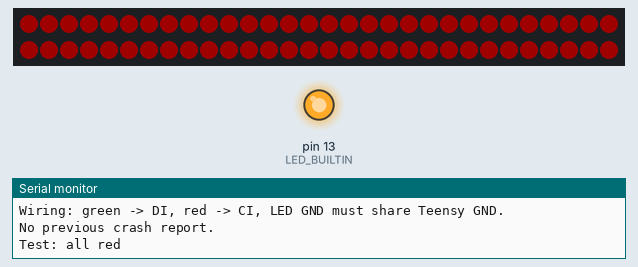
Simulated run of this program. Board: Teensy 4. Parts: 60 RGB LEDs in strip order, left to right, continuing on the next row, output pins drawn as LEDs (lit = HIGH), the last lines printed to the serial monitor. Dim RGB values are drawn brighter than linear.

Above: at 1.6 s.
At 2.3 s:
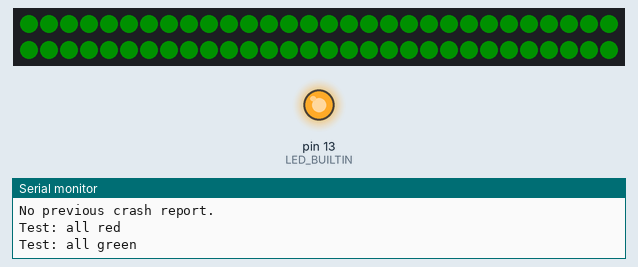
At 3.0 s:
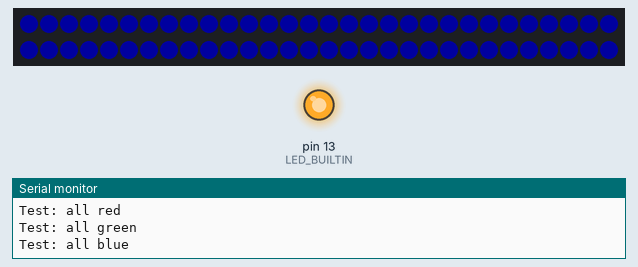
At 4.75 s:
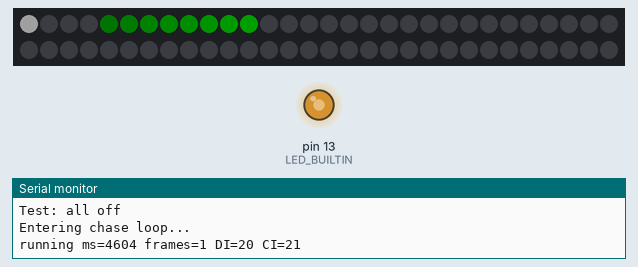
Timing chart, 0 to 40.0 s (numbered marks = the images above):
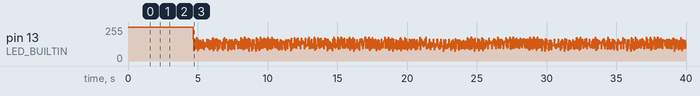

The program:

main.cpp
```cpp
#include <Arduino.h>
#include <FastLED.h>

constexpr uint16_t NUM_LEDS = 60;
constexpr uint8_t BRIGHTNESS = 32;
constexpr uint32_t SERIAL_BAUD = 115200;

// Clocked LEDs have two signal wires:
// green wire -> DI / data input
// red wire   -> CI / clock input
//
// Change these two Teensy pin numbers to the pads where green/red are connected.
constexpr uint8_t DATA_PIN_DI_GREEN = 20;
constexpr uint8_t CLOCK_PIN_CI_RED = 21;

CRGB leds[NUM_LEDS];
uint32_t lastLogMs = 0;
uint32_t frameCount = 0;

void fillStripTestPattern() {
  fill_solid(leds, NUM_LEDS, CRGB::Black);

  const uint16_t head = (millis() / 35) % NUM_LEDS;

  for (uint8_t tail = 0; tail < 8; tail++) {
    const uint16_t pos = (head + NUM_LEDS - tail) % NUM_LEDS;
    leds[pos] = CHSV(96, 255, 255 - (tail * 28));
  }

  leds[0] = CRGB::White;
}

void showSolid(const CRGB &color, const char *name, uint16_t holdMs) {
  Serial.print("Test: ");
  Serial.println(name);
  fill_solid(leds, NUM_LEDS, color);
  FastLED.show();
  delay(holdMs);
}

void printStartupInfo() {
  Serial.println();
  Serial.println("=== Teensy 4.1 APA102 FastLED test ===");
  Serial.print("FastLED version: ");
  Serial.println(FASTLED_VERSION);
  Serial.print("Data DI green Teensy pin: ");
  Serial.println(DATA_PIN_DI_GREEN);
  Serial.print("Clock CI red Teensy pin: ");
  Serial.println(CLOCK_PIN_CI_RED);
  Serial.print("LED count: ");
  Serial.println(NUM_LEDS);
  Serial.print("Brightness: ");
  Serial.println(BRIGHTNESS);
  Serial.println("Wiring: green -> DI, red -> CI, LED GND must share Teensy GND.");

#if defined(__IMXRT1062__)
  if (CrashReport) {
    Serial.println("Previous crash report:");
    Serial.print(CrashReport);
  } else {
    Serial.println("No previous crash report.");
  }
#endif
}

void setup() {
  pinMode(LED_BUILTIN, OUTPUT);
  digitalWrite(LED_BUILTIN, HIGH);

  Serial.begin(SERIAL_BAUD);
  delay(1500);

  FastLED.addLeds<APA102, DATA_PIN_DI_GREEN, CLOCK_PIN_CI_RED, BGR>(leds, NUM_LEDS);

  FastLED.setBrightness(BRIGHTNESS);
  FastLED.clear(true);

  printStartupInfo();

  showSolid(CRGB::Red, "all red", 700);
  showSolid(CRGB::Green, "all green", 700);
  showSolid(CRGB::Blue, "all blue", 700);
  showSolid(CRGB::White, "all white low brightness", 700);
  showSolid(CRGB::Black, "all off", 300);

  Serial.println("Entering chase loop...");
}

void loop() {
  fillStripTestPattern();
  FastLED.show();

  frameCount++;
  digitalWrite(LED_BUILTIN, (frameCount / 15) % 2);

  const uint32_t now = millis();
  if (now - lastLogMs >= 1000) {
    lastLogMs = now;
    Serial.print("running ms=");
    Serial.print(now);
    Serial.print(" frames=");
    Serial.print(frameCount);
    Serial.print(" DI=");
    Serial.print(DATA_PIN_DI_GREEN);
    Serial.print(" CI=");
    Serial.println(CLOCK_PIN_CI_RED);
  }
}
```

Measured:
- what the display in image 0 shows lasts 0.7 s, from 1.5 s to 2.2 s
